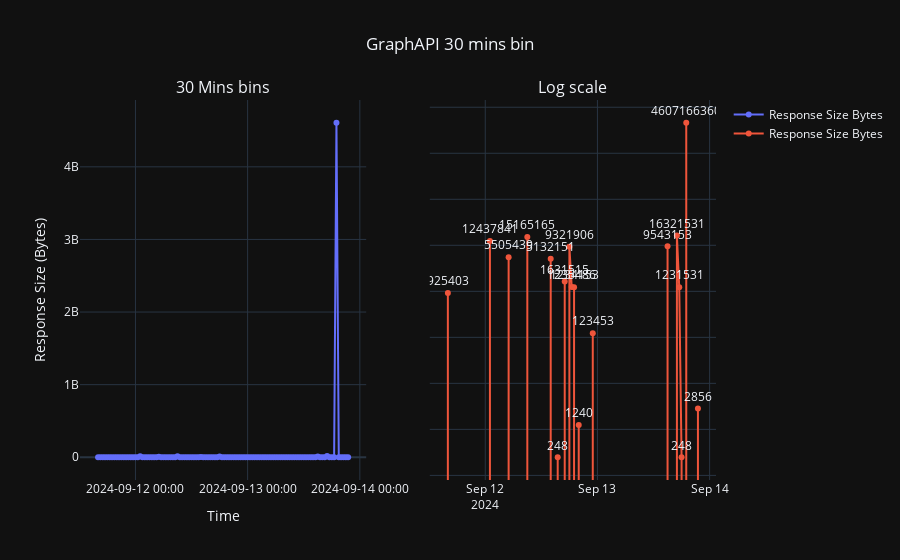

This figure's notebook cell:
### Markdown cell above
#### GraphAPI -> Account Discovery T1087, Permission Groups Discovery T1069

### Code cell
df_graph=pd.read_csv('Graph.csv')
binby='30min'
df_graph['TimeGenerated [UTC]'] =pd.to_datetime(df_graph['TimeGenerated [UTC]'], format='%m/%d/%Y, %I:%M:%S.%f %p')

# agg bin 30mins
df_graphbin = df_graph.resample(binby, on='TimeGenerated [UTC]').agg({'ResponseSizeBytes': 'sum'})
fig = make_subplots(rows=1, cols=2, shared_yaxes=True, subplot_titles=("30 Mins bins", "Log scale"))
fig.add_trace(go.Scatter(
    x=df_graphbin.index,
    y=df_graphbin['ResponseSizeBytes'],
    mode='lines+markers',
    name='Response Size Bytes',
    hoverinfo='x+y',
    line=dict(shape='linear'),
    text=df_graphbin['ResponseSizeBytes']
), row=1, col=1)
fig.add_trace(go.Scatter(
    x=df_graphbin.index,
    y=df_graphbin['ResponseSizeBytes'],
    mode='lines+markers+text',
    name='Response Size Bytes',
    hoverinfo='x+y',
    line =dict(shape='linear'),
    text = df_graphbin['ResponseSizeBytes'],
    textposition ='top center',
), row=1, col=2)
fig.update_layout(
    title='GraphAPI 30 mins bin',
    title_x=0.5,
    xaxis_title='Time',
    yaxis_title='Response Size (Bytes)',
    # yaxis_type='log',
    hovermode='x unified',
    xaxis=dict(tickformat='%Y-%m-%d %H:%M'),
    template='plotly_dark' 
)
fig.update_yaxes(type="log", row=1, col=2)
fig.show()
